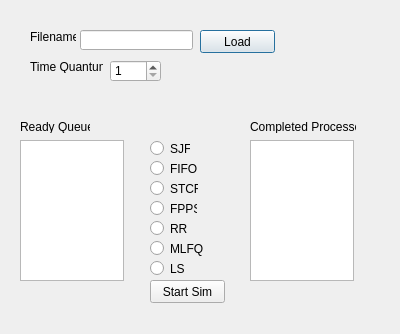
<?xml version="1.0" encoding="UTF-8"?>
<ui version="4.0">
 <class>ProcessSchedulerDialog</class>
 <widget class="QDialog" name="ProcessSchedulerDialog">
  <property name="geometry">
   <rect>
    <x>0</x>
    <y>0</y>
    <width>400</width>
    <height>334</height>
   </rect>
  </property>
  <property name="windowTitle">
   <string>Dialog</string>
  </property>
  <widget class="QLineEdit" name="filenameEdit">
   <property name="geometry">
    <rect>
     <x>80</x>
     <y>30</y>
     <width>113</width>
     <height>20</height>
    </rect>
   </property>
  </widget>
  <widget class="QLabel" name="label">
   <property name="geometry">
    <rect>
     <x>30</x>
     <y>30</y>
     <width>46</width>
     <height>13</height>
    </rect>
   </property>
   <property name="text">
    <string>Filename:</string>
   </property>
  </widget>
  <widget class="QPushButton" name="loadButton">
   <property name="geometry">
    <rect>
     <x>200</x>
     <y>30</y>
     <width>75</width>
     <height>23</height>
    </rect>
   </property>
   <property name="text">
    <string>Load</string>
   </property>
  </widget>
  <widget class="QTextEdit" name="readyQueueDisplay">
   <property name="geometry">
    <rect>
     <x>20</x>
     <y>140</y>
     <width>104</width>
     <height>141</height>
    </rect>
   </property>
  </widget>
  <widget class="QLabel" name="label_2">
   <property name="geometry">
    <rect>
     <x>20</x>
     <y>120</y>
     <width>70</width>
     <height>13</height>
    </rect>
   </property>
   <property name="text">
    <string>Ready Queue:</string>
   </property>
  </widget>
  <widget class="QTextEdit" name="completedDisplay">
   <property name="geometry">
    <rect>
     <x>250</x>
     <y>140</y>
     <width>104</width>
     <height>141</height>
    </rect>
   </property>
  </widget>
  <widget class="QPushButton" name="startButton">
   <property name="geometry">
    <rect>
     <x>150</x>
     <y>280</y>
     <width>75</width>
     <height>23</height>
    </rect>
   </property>
   <property name="text">
    <string>Start Sim</string>
   </property>
  </widget>
  <widget class="QLabel" name="label_3">
   <property name="geometry">
    <rect>
     <x>250</x>
     <y>120</y>
     <width>106</width>
     <height>13</height>
    </rect>
   </property>
   <property name="text">
    <string>Completed Processes:</string>
   </property>
  </widget>
  <widget class="QRadioButton" name="SJFButton">
   <property name="geometry">
    <rect>
     <x>150</x>
     <y>140</y>
     <width>40</width>
     <height>17</height>
    </rect>
   </property>
   <property name="text">
    <string>SJF</string>
   </property>
  </widget>
  <widget class="QRadioButton" name="FIFOButton">
   <property name="geometry">
    <rect>
     <x>150</x>
     <y>160</y>
     <width>47</width>
     <height>17</height>
    </rect>
   </property>
   <property name="text">
    <string>FIFO</string>
   </property>
  </widget>
  <widget class="QRadioButton" name="FPPSButton">
   <property name="geometry">
    <rect>
     <x>150</x>
     <y>200</y>
     <width>47</width>
     <height>17</height>
    </rect>
   </property>
   <property name="text">
    <string>FPPS</string>
   </property>
  </widget>
  <widget class="QRadioButton" name="RRButton">
   <property name="geometry">
    <rect>
     <x>150</x>
     <y>220</y>
     <width>37</width>
     <height>17</height>
    </rect>
   </property>
   <property name="text">
    <string>RR</string>
   </property>
  </widget>
  <widget class="QLabel" name="runningLabel">
   <property name="geometry">
    <rect>
     <x>140</x>
     <y>10</y>
     <width>46</width>
     <height>13</height>
    </rect>
   </property>
   <property name="text">
    <string/>
   </property>
  </widget>
  <widget class="QRadioButton" name="STCFButton">
   <property name="geometry">
    <rect>
     <x>150</x>
     <y>180</y>
     <width>48</width>
     <height>17</height>
    </rect>
   </property>
   <property name="text">
    <string>STCF</string>
   </property>
  </widget>
  <widget class="QLabel" name="label_4">
   <property name="geometry">
    <rect>
     <x>30</x>
     <y>60</y>
     <width>73</width>
     <height>13</height>
    </rect>
   </property>
   <property name="text">
    <string>Time Quantum:</string>
   </property>
  </widget>
  <widget class="QSpinBox" name="quantumBox">
   <property name="geometry">
    <rect>
     <x>110</x>
     <y>60</y>
     <width>51</width>
     <height>22</height>
    </rect>
   </property>
   <property name="minimum">
    <number>1</number>
   </property>
   <property name="maximum">
    <number>1000</number>
   </property>
  </widget>
  <widget class="QRadioButton" name="MLFQButton">
   <property name="geometry">
    <rect>
     <x>150</x>
     <y>240</y>
     <width>82</width>
     <height>17</height>
    </rect>
   </property>
   <property name="text">
    <string>MLFQ</string>
   </property>
  </widget>
  <widget class="QRadioButton" name="LSButton">
   <property name="geometry">
    <rect>
     <x>150</x>
     <y>260</y>
     <width>82</width>
     <height>17</height>
    </rect>
   </property>
   <property name="text">
    <string>LS</string>
   </property>
  </widget>
 </widget>
 <resources/>
 <connections/>
</ui>
